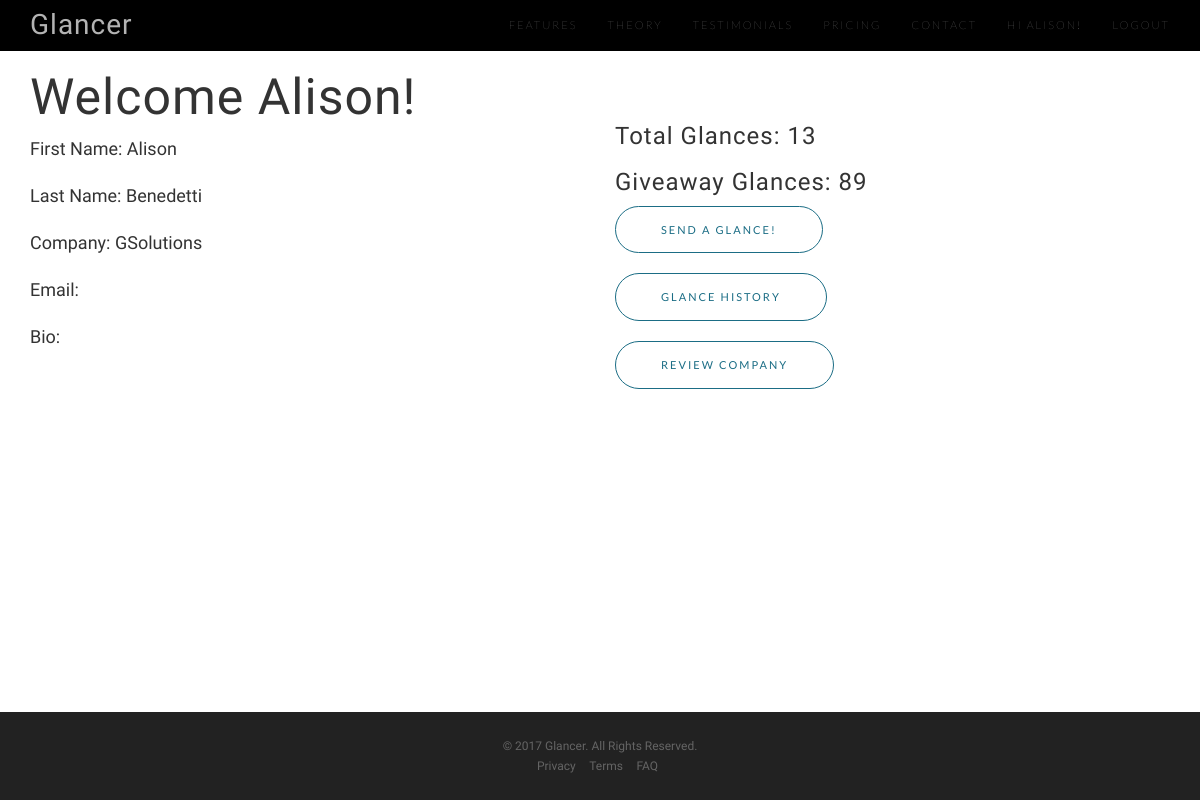
Page /user/3/ (signed in) on the committed database.
### Glancer/models.py (models this page shows, shortened)
class Profile(models.Model):
    user = models.OneToOneField(User, on_delete=models.CASCADE)
    bio = models.TextField(max_length=500, blank=True)
    glance_number = models.PositiveIntegerField(blank='false', default=0)
    glance_giveaway = models.PositiveIntegerField(blank='false', default=1)
    company = models.ForeignKey(Company, on_delete=models.CASCADE, default=1)

class Company(models.Model):
    name = models.CharField(blank="False", max_length=100)
    reviews = models.ForeignKey(Review, on_delete=models.CASCADE, default=1)

### Glancer/views.py (the view)
# urls.py: url(r'^user/(?P<user_id>[0-9]+)/$', views.user, name='user'),
def user(request, user_id):
    context = constructor(request)
    if str(user_id) != str(request.user.id):
        return HttpResponse("Not today sucker")
    user_object = None
    for user in all_users:
        if str(user.user_id) == str(user_id):
            user_object = user
    company_object = user_object.company
    glance_number = user_object.glance_number
    glance_giveaway = user_object.glance_giveaway
    glance_list = ['']
    glance_all = Glance.objects.all().order_by('date')
    for glance in glance_all:
        if(glance.receiver == user_object):
            glance_list.append(glance)
    more_context = {
        'user_object' : user_object,
        'glance_number' : glance_number,
        'glance_list' : glance_list,
        'glance_giveaway' : glance_giveaway,
        'company_object' : company_object,
    }
    context.update(more_context)
    return render(request, 'Glancer/user.html', context)

### Glancer/views.py (called while the page is built)
def constructor(request):
    authentic = False
    username = None
    user_id = None
    if request.user.is_authenticated():
        username = request.user.username
        user_id = request.user.id
        authentic = True
    context = {
        'user_list': all_users,
        'authentic': authentic,
        'username': username,
        'user_id': user_id,
    }
    return context

### Glancer/templates/Glancer/user.html (shortened to what this page needs)
{% extends 'Glancer/base.html' %}
{% block content %}
<section id="features" class="features">
        <div class="container">
            <div class="row">
                <div class="col-sm-6">
                    <h2>Welcome {{ username }}!</h2>
                    <p>First Name: {{ user_object.user.first_name }}</p>
                    <p>Last Name: {{ user_object.user.last_name }}</p>
                    <p>Company: {{ user_object.company.name }}</p>
                    <p>Email: {{ user_object.user.email }}</p>
                    <p>Bio: {{ user_object.bio }}</p>
                </div>
                <div class="col-sm-6">
                    <h3><br><br>Total Glances: {{ glance_number }}</h3>
                    <h3>Giveaway Glances: {{ glance_giveaway }}</h3>
                    <a href="/send/" class="btn btn-outline btn-xl page-scroll">Send a Glance!</a>
                    <a href="/history/" class="btn btn-outline btn-xl page-scroll">Glance History</a>
                    <a href="/review/" class="btn btn-outline btn-xl page-scroll">Review Company</a>
                </div>
            </div>
        </div>
</section>
{% endblock %}

### Glancer/templates/Glancer/base.html (shortened to what this page needs)
{% load static %}
<!DOCTYPE html>
<html lang="en">
<head>
    <link href="{% static "Glancer/lib/bootstrap/css/bootstrap.min.css"%}" rel="stylesheet">
    <link rel="stylesheet" href="{% static "Glancer/lib/font-awesome/css/font-awesome.min.css"%}">
    <link rel="stylesheet" href="{% static "Glancer/lib/simple-line-icons/css/simple-line-icons.css"%}">
    <link rel="stylesheet" href="{% static "Glancer/lib/device-mockups/device-mockups.min.css"%}">
    <link href="{% static "Glancer/css/new-age.min.css"%}" rel="stylesheet">
    <link href="{% static "Glancer/css/custom.css"%}" rel="stylesheet">
</head>
<body id="page-top">
<div class="main-content">
<nav id="mainNav" class="navbar navbar-default navbar-fixed-top">
    <div class="container">
        <div class="navbar-header">
            <a class="navbar-brand page-scroll" href="/">Glancer</a>
        </div>
        <div class="collapse navbar-collapse" id="bs-example-navbar-collapse-1">
            <ul class="nav navbar-nav navbar-right">
                <li>
                    <a class="page-scroll" href="/#download">Features</a>
                </li>
                <li>
                    <a class="page-scroll" href="/">Theory</a>
                </li>
                <li>
                    <a class="page-scroll" href="/">Testimonials</a>
                </li>
                <li>
                    <a class="page-scroll" href="/">Pricing</a>
                </li>
                <li>
                    <a class="page-scroll" href="/#contact">Contact</a>
                </li>
                 <li>
                        {% if not authentic %}
                            <a class="" href="/login/">Login</a>
                            {% else %}
                            <a class="" href="/user/{{ user_id }}">Hi {{ username }}!</a>
                            <li>
                                <a class="page-scroll" href="/logout/">Logout</a>
                             </li>
                        {% endif %}
            </ul>
        </div>
    </div>
</nav>
    {% block content %}{% endblock %}
</div>
 <footer >
        <div class="container">
            <p>&copy; 2017 Glancer. All Rights Reserved.</p>
            <ul class="list-inline">
                <li>
                    <a href="#">Privacy</a>
                </li>
                <li>
                    <a href="#">Terms</a>
                </li>
                <li>
                    <a href="#">FAQ</a>
                </li>
            </ul>
        </div>
 </footer>
</body>
</html>

### Glancer/static/Glancer/css/custom.css (style rules this page uses)
.navbar-brand { font-size: 28px; }
.navbar { background-color: #000; }
.features { background-color: #fff; }
footer { left: 0; bottom: 0; width: 100%; overflow:hidden; }
.main-content { min-height: calc(100vh - 88px); }
section { padding: 50px 0; position: relative; }
.btn { border-color: #1b6d85; color: #1b6d85; }

### rows in the picture
Profile: user.first_name "Alison", user.last_name "Benedetti", company.name "GSolutions"

### other values in the picture
{{ username }} "ALISON"
{{ username }} "Alison"
{{ glance_number }} "13"
{{ glance_giveaway }} "89"
